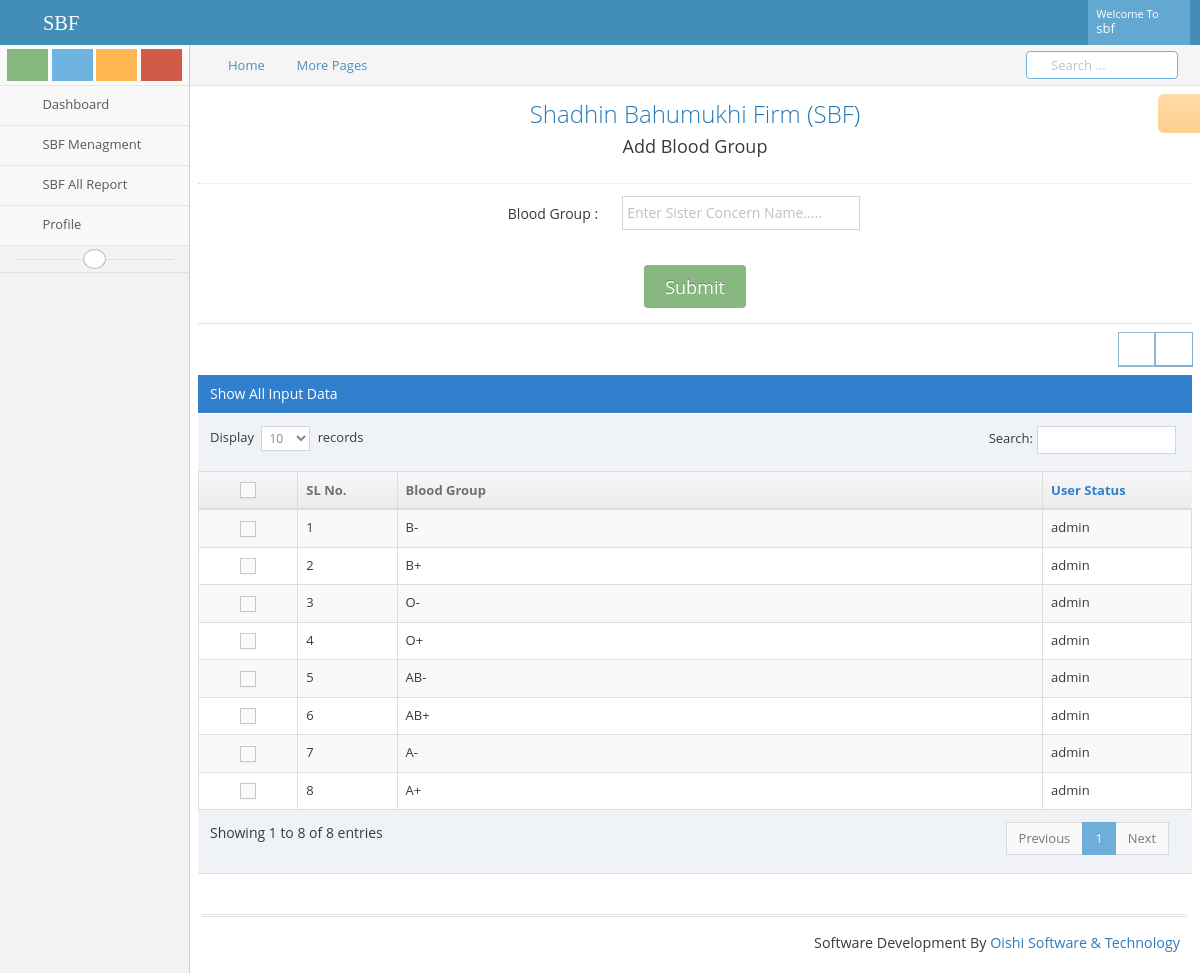
The page /blood_group.php (signed in) on the database its author committed.
### tables this page shows
CREATE TABLE `tbl_bloodgroup` (
  `id` int(11) NOT NULL,
  `name` varchar(255) NOT NULL,
  `username` varchar(255) NOT NULL,
  `currendate` timestamp NOT NULL DEFAULT CURRENT_TIMESTAMP,
  `editDate` varchar(255) NOT NULL DEFAULT '0'
);

### lib/Database.php (called while the page is built, shortened)
<?php
Class Database{
	public $host   = DB_HOST;
	public $user   = DB_USER;
	public $pass   = DB_PASS;
	public $dbname = DB_NAME;
	public $link;
	private function connectDB(){
	$this->link = new mysqli($this->host, $this->user, $this->pass, $this->dbname);
 }
	public function select($query){
		$result = $this->link->query($query) or die($this->link->error.__LINE__);
		if($result->num_rows > 0){
			return $result;
		} else {
			return false;
		}
	}
}

### blood_group.php (the view, shortened to what this page needs)
<?php include 'inc/header.php' ?>
<div id="user-profile-3" class="user-profile row">
<div class="row">
	<div class="col-xs-12">
<div class="page-header">
		<h1 class="text-center">Shadhin Bahumukhi Firm (SBF)</h1>
		<h4 class="text-center">Add Blood Group</h4>
	</div>
	<div class="row">
		<div class="col-xs-12">
		<form action="<?php echo htmlspecialchars($_SERVER['PHP_SELF']); ?>" method="POST"  class="form-horizontal text-center" role="form">
                <div class="form-group">
                    <label class="col-xs-4 col-sm-5 control-label"> Blood Group :</label>
                    <div class="col-xs-8 col-sm-7">
                        <input type="text" placeholder="Enter Sister Concern Name....." class="col-xs-10 col-sm-5" name="name" />
                    </div>
                </div>
                <div class="form-group">
                    <div class="row text-center">
                        <input type="submit" name="submit" class="btn btn-lg btn-success btn-round" value="Submit">
                    </div>
                </div>
            </form>
			<div class="hr hr-8"></div>
		</div>
	</div>
<div class="row">
<div class="col-xs-12">
<div class="row">
	<div class="col-xs-12">
		<div class="clearfix">
			<div class="pull-right tableTools-container"></div>
		</div>
		<div class="table-header">
			Show All Input Data
		</div>
		<div>
			<table id="dynamic-table" class="table table-striped table-bordered table-hover">
				<thead>
					<tr>
						<th width="10%" class="center">
							<label class="pos-rel">
								<span class="lbl"></span>
							</label>
						</th>
						<th width="10%">SL No.</th>
						<th>Blood Group</th>
						<th width="15%">User Status</th>
					</tr>
				</thead>
				<tbody>
			<?php
				$query ="SELECT * FROM tbl_bloodgroup order by id desc";
				$groupName = $db->select($query);
				if ($groupName) {
					$i=0;
					while ($result = $groupName->fetch_assoc()) {
						$i++;
					?>
					<tr>
						<td class="center">
							<label class="pos-rel">
								<span class="lbl"></span>
							</label>
						</td>
						<td><?php echo $i;?></td>
						<td><?php echo $result['name'];?></td>
						<td>
							<div class="">
								<?php echo $result['username'];?>
						</td>
					</tr>
					<?php } } ?>
				</tbody>
			</table>
		</div>
	</div>
</div>
</div>
</div>
</div>
</div>
</div>
<?php include 'inc/footer.php' ?>

### rows shown on the page
tbl_bloodgroup: name "B-", username "admin"
tbl_bloodgroup: name "B+", username "admin"
tbl_bloodgroup: name "O-", username "admin"
tbl_bloodgroup: name "O+", username "admin"
tbl_bloodgroup: name "AB-", username "admin"
tbl_bloodgroup: name "AB+", username "admin"
tbl_bloodgroup: name "A-", username "admin"
tbl_bloodgroup: name "A+", username "admin"

### other values the page prints
Session::get('username') "sbf"
